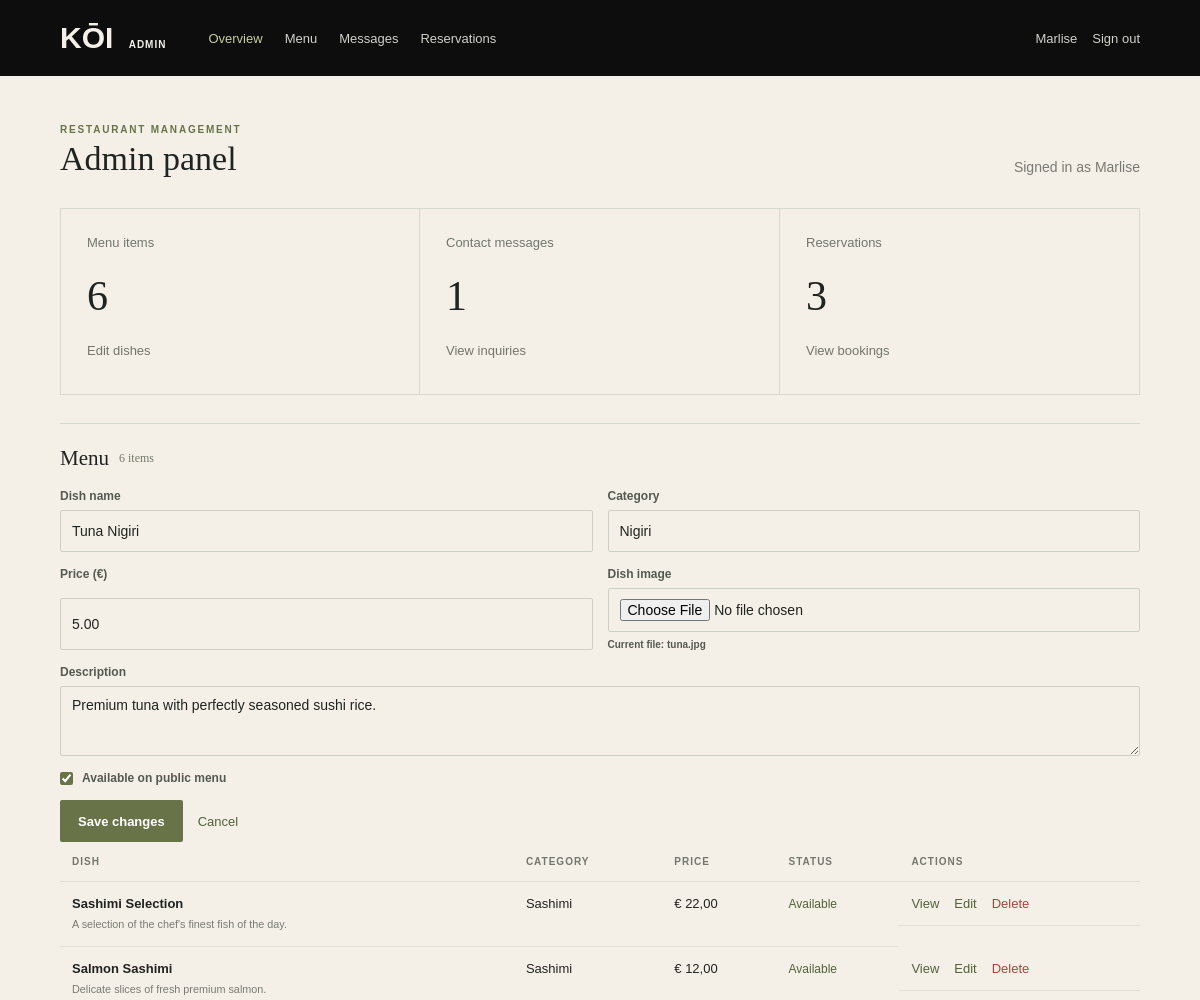
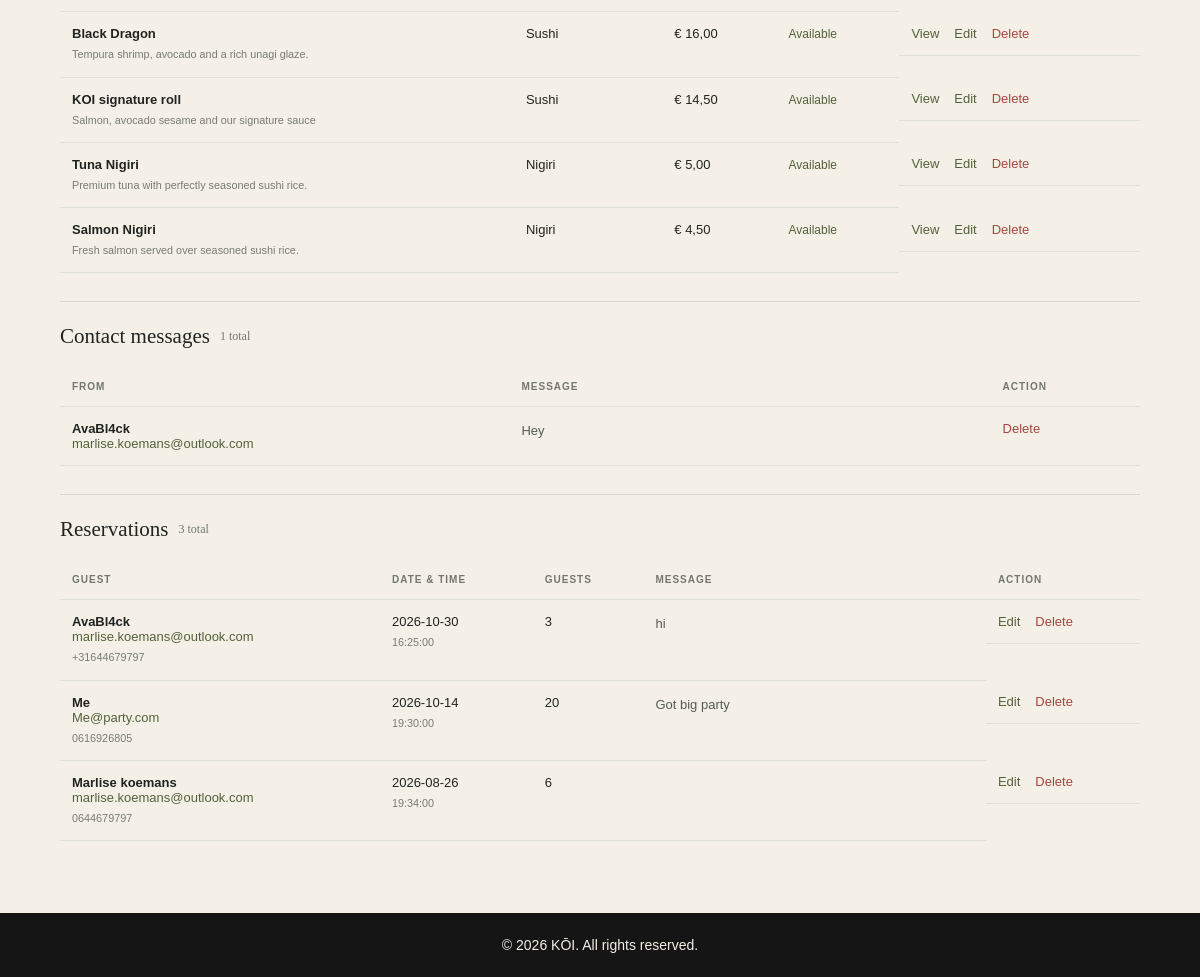
Screenshot of /Pages/admin/admin.php?edit=2 (signed in) with the database file from the repository (2 pictures, top to bottom).
### tables this page shows
CREATE TABLE `menu` (
  `id` int NOT NULL,
  `name` varchar(100) NOT NULL,
  `description` text NOT NULL,
  `price` decimal(6,2) NOT NULL,
  `category` varchar(50) NOT NULL,
  `image` varchar(255) NOT NULL,
  `available` tinyint(1) NOT NULL
);

CREATE TABLE `contact` (
  `id` int NOT NULL,
  `name` varchar(100) NOT NULL,
  `email` varchar(150) NOT NULL,
  `message` text,
  `created_at` timestamp NOT NULL DEFAULT CURRENT_TIMESTAMP
);

CREATE TABLE `reservations` (
  `id` int NOT NULL,
  `name` varchar(100) NOT NULL,
  `email` varchar(150) NOT NULL,
  `phone` varchar(30) DEFAULT NULL,
  `reservation_date` date NOT NULL,
  `reservation_time` time NOT NULL,
  `guests` int NOT NULL,
  `message` text,
  `created_at` timestamp NOT NULL DEFAULT CURRENT_TIMESTAMP
);

### Pages/admin/admin-auth.php (called while the page is built, shortened)
<?php
function admin_escape($value): string
{
    return htmlspecialchars((string) $value, ENT_QUOTES, 'UTF-8');
}

### Pages/admin/admin.php (the view, shortened to what this page needs)
<?php
require_once __DIR__ . '/admin-auth.php';
$editItem = null;
if ($editItem === null && isset($_GET['edit'])) {
    $stmt = $pdo->prepare('SELECT id, name, description, category, price, image, available FROM menu WHERE id = :id');
    $stmt->execute(['id' => (int) $_GET['edit']]);
    $editItem = $stmt->fetch(PDO::FETCH_ASSOC) ?: null;
}
$menuItems = $pdo->query('SELECT id, name, description, category, price, image, available FROM menu ORDER BY id DESC')->fetchAll(PDO::FETCH_ASSOC);
$messages = $pdo->query('SELECT id, name, email, message FROM contact ORDER BY id DESC')->fetchAll(PDO::FETCH_ASSOC);
$reservations = $pdo->query('SELECT id, name, email, phone, reservation_date, reservation_time, guests, message FROM reservations ORDER BY reservation_date DESC, reservation_time DESC')->fetchAll(PDO::FETCH_ASSOC);
require __DIR__ . '/admin-header.php';
?>
<div class="admin-page-heading">
    <div>
        <p class="admin-eyebrow">RESTAURANT MANAGEMENT</p>
        <h1>Admin panel</h1>
    </div>
    <p class="admin-muted">Signed in as <?= admin_escape($_SESSION['admin_username'] ?? 'Admin') ?></p>
</div>
<section class="admin-stat-grid" aria-label="Record totals">
    <a class="admin-stat" href="#menu">
        <span>
            Menu items
        </span>
        <strong>
            <?= count($menuItems) ?>
        </strong>
        <small>
            Edit dishes
        </small>
    </a>
    <a class="admin-stat" href="#messages">
        <span>
            Contact messages
        </span>
        <strong>
            <?= count($messages) ?>
        </strong>
        <small>
            View inquiries
        </small>
    </a>
    <a class="admin-stat" href="#reservations">
        <span>
            Reservations
        </span>
        <strong>
            <?= count($reservations) ?>
        </strong>
        <small>
            View bookings
        </small>
    </a>
</section>
<section class="admin-panel-section" id="menu">
    <h2>
        Menu
        <span class="admin-count"><?= count($menuItems) ?> items</span>
    </h2>
    <form method="post" action="admin.php#menu" class="admin-form admin-menu-form" enctype="multipart/form-data">
        <label>
            Dish name
            <input name="name" value="<?= admin_escape($editItem['name'] ?? '') ?>" required>
        </label>
        <label>
            Category
            <input name="category" value="<?= admin_escape($editItem['category'] ?? '') ?>" required>
        </label>
        <label>
            Price (€)
            <input type="number" name="price" min="0" step="0.01" value="<?= admin_escape($editItem['price'] ?? '') ?>" required>
        </label>
        <label>
            Dish image
            <input type="file" name="image_file" accept="image/*" <?= $editItem ? '' : 'required' ?>>
            <?php if (!empty($editItem['image'])): ?>
                <small>Current file: <?= admin_escape($editItem['image']) ?></small>
            <?php endif; ?>
        </label>
        <label class="admin-field-wide">
            Description
            <textarea name="description" rows="3"><?= admin_escape($editItem['description'] ?? '') ?></textarea>
        </label>
        <label class="admin-checkbox">
            <input type="checkbox" name="available" value="1" <?= !isset($editItem['available']) || $editItem['available'] ? 'checked' : '' ?>>
            Available on public menu
        </label>
        <div class="admin-form-actions">
            <button class="admin-button" type="submit">
                <?= $editItem ? 'Save changes' : 'Add dish' ?>
            </button>
            <?php if ($editItem): ?>
                <a class="admin-text-link" href="admin.php#menu">Cancel</a>
            <?php endif; ?>
        </div>
    </form>
    <div class="admin-table-wrap">
        <table class="admin-table">
            <thead>
                <tr>
                    <th>
                        Dish
                    </th>
                    <th>
                        Category
                    </th>
                    <th>
                        Price
                    </th>
                    <th>
                        Status
                    </th>
                    <th>
                        Actions
                    </th>
                </tr>
            </thead>
            <tbody>
                <?php foreach ($menuItems as $item): ?>
                    <tr>
                        <td>
                            <strong>
                                <?= admin_escape($item['name']) ?>
                            </strong>
                            <small>
                                <?= admin_escape($item['description']) ?>
                            </small>
                        </td>
                        <td><?= admin_escape($item['category']) ?></td>
                        <td>€ <?= number_format((float) $item['price'], 2, ',', '.') ?></td>
                        <td>
                            <span class="admin-status <?= $item['available'] ? 'is-available' : '' ?>">
                                <?= $item['available'] ? 'Available' : 'Hidden' ?>
                            </span>
                        </td>
                        <td class="admin-row-actions">
                            <?php if ($item['available']): ?>
                                <a class="admin-text-link" href="../menu-detail.php?id=<?= (int) $item['id'] ?>">View</a>
                            <?php endif; ?>
                            <a class="admin-text-link" href="?edit=<?= (int) $item['id'] ?>#menu">
                                Edit
                            </a>
                            <form method="post" action="admin.php#menu" onsubmit="return confirm('Delete this dish?')">
                                <button class="admin-danger-link" type="submit">
                                    Delete
                                </button>
                            </form>
                        </td>
                    </tr>
                <?php endforeach; ?>
            </tbody>
        </table>
    </div>
</section>
<section class="admin-panel-section" id="messages">
    <h2>
        Contact messages
        <span class="admin-count"><?= count($messages) ?> total</span>
    </h2>
    <div class="admin-table-wrap">
        <table class="admin-table">
            <thead>
                <tr>
                    <th>
                        From
                    </th>
                    <th>
                        Message
                    </th>
                    <th>
                        Action
                    </th>
                </tr>
            </thead>
            <tbody>
                <?php foreach ($messages as $message): ?>
                    <tr>
                        <td>
                            <strong>
                                <?= admin_escape($message['name']) ?>
                            </strong>
                            <a class="admin-email" href="mailto:<?= admin_escape($message['email']) ?>">
                                <?= admin_escape($message['email']) ?>
                            </a>
                        </td>
                        <td class="admin-message-cell"><?= nl2br(admin_escape($message['message'])) ?></td>
                        <td>
                            <form method="post" action="admin.php#messages" onsubmit="return confirm('Delete this message?')">
                                <button class="admin-danger-link" type="submit">
                                    Delete
                                </button>
                            </form>
                        </td>
                    </tr>
                <?php endforeach; ?>
            </tbody>
        </table>
    </div>
</section>
<section class="admin-panel-section" id="reservations">
    <h2>
        Reservations
        <span class="admin-count"><?= count($reservations) ?> total</span>
    </h2>
    <div class="admin-table-wrap">
        <table class="admin-table">
            <thead>
                <tr>
                    <th>
                        Guest
                    </th>
                    <th>
                        Date &amp; time
                    </th>
                    <th>
                        Guests
                    </th>
                    <th>
                        Message
                    </th>
                    <th>
                        Action
                    </th>
                </tr>
            </thead>
            <tbody>
                <?php foreach ($reservations as $reservation): ?>
                    <tr>
                        <td>
                            <strong>
                                <?= admin_escape($reservation['name']) ?>
                            </strong>
                            <a class="admin-email" href="mailto:<?= admin_escape($reservation['email']) ?>">
                                <?= admin_escape($reservation['email']) ?>
                            </a>
                            <small>
                                <?= admin_escape($reservation['phone']) ?>
                            </small>
                        </td>
                        <td>
                            <?= admin_escape($reservation['reservation_date']) ?>
                            <small>
                                <?= admin_escape($reservation['reservation_time']) ?>
                            </small>
                        </td>
                        <td><?= (int) $reservation['guests'] ?></td>
                        <td class="admin-message-cell"><?= nl2br(admin_escape($reservation['message'])) ?></td>
                        <td class="admin-row-actions">
                            <form method="post" action="admin.php#reservations">
                                <button class="admin-text-link" type="submit" >
                                    Edit
                                </button>
                            </form>
                            <form method="post" action="admin.php#reservations" onsubmit="return confirm('Delete this reservation?')">
                                <button class="admin-danger-link" type="submit">
                                    Delete
                                </button>
                            </form>
                        </td>
                    </tr>
                <?php endforeach; ?>
            </tbody>
        </table>
    </div>
</section>
</main>
<?php require __DIR__ . '/../footer.php'; ?>
</body>
</html>

### css/style.css (style rules this page uses)
* { box-sizing: border-box; margin: 0; padding: 0; }
html { scroll-behavior: smooth; }
body { background-color: #0D0D0D; color: #fff; overflow-x: hidden; }

### Pages/admin/admin.css (style rules this page uses)
.admin-body { min-height: 100vh; background: #F4F0E8; color: #20231f; font-family: Arial, sans-serif; }
.admin-logout, button.admin-text-link, .admin-danger-link { padding: 0; border: 0; background: none; cursor: pointer; font: inherit; }
.admin-page-heading { display: flex; align-items: end; justify-content: space-between; gap: 20px; margin-bottom: 30px; }
.admin-page-heading h1, .admin-auth-card h1 { margin: 5px 0 0; font: 400 34px Georgia, serif; }
.admin-eyebrow { color: #687448; font-size: 10px; font-weight: 700; letter-spacing: 1.8px; }
.admin-muted { color: #777a72; font-size: 14px; line-height: 1.6; }
.admin-stat-grid { display: grid; grid-template-columns: repeat(3, minmax(0, 1fr)); border-top: 1px solid #d7d8d0; border-bottom: 1px solid #d7d8d0; }
.admin-stat { display: grid; gap: 12px; min-height: 185px; padding: 26px; border-right: 1px solid #d7d8d0; color: inherit; text-decoration: none; }
.admin-stat:first-child { border-left: 1px solid #d7d8d0; }
.admin-stat span, .admin-stat small { color: #72766d; font-size: 13px; }
.admin-stat strong { font: 400 42px Georgia, serif; }
.admin-panel-section { margin-top: 28px; padding-top: 22px; border-top: 1px solid #d7d8d0; }
.admin-panel-section h2 { display: flex; align-items: center; gap: 10px; margin: 0 0 18px; font: 400 21px Georgia, serif; }
.admin-count { color: #74796b; font-size: 12px; }
.admin-form { display: grid; gap: 15px; }
.admin-menu-form { grid-template-columns: repeat(2, minmax(0, 1fr)); }
.admin-form label { display: grid; gap: 7px; color: #555a51; font-size: 12px; font-weight: 700; }
.admin-form input:not([type="checkbox"]), .admin-form textarea { width: 100%; min-height: 42px; padding: 10px 11px; border: 1px solid #cdd0c5; border-radius: 2px; background: #F4F0E8; color: #20231f; font: 14px Arial, sans-serif; }
.admin-form textarea { resize: vertical; }
.admin-field-wide, .admin-form-actions { grid-column: 1 / -1; }
.admin-checkbox { display: flex !important; align-items: center; gap: 9px !important; }
.admin-checkbox input { accent-color: #687448; }
.admin-form-actions, .admin-row-actions { display: flex; align-items: center; gap: 15px; }
.admin-button { display: inline-flex; align-items: center; justify-content: center; min-height: 42px; padding: 0 18px; border: 0; border-radius: 2px; background: #687448; color: #fff; cursor: pointer; font: 700 13px Arial, sans-serif; text-decoration: none; }
.admin-text-link, .admin-email { color: #53613a; font-size: 13px; text-decoration: none; }
.admin-danger-link { color: #a4473e; font-size: 13px; }
.admin-table-wrap { width: 100%; overflow-x: auto; }
.admin-table { width: 100%; border-collapse: collapse; text-align: left; }
.admin-table th, .admin-table td { padding: 14px 12px; border-bottom: 1px solid #dfe0d9; vertical-align: top; font-size: 13px; }
.admin-table th { color: #73776d; font-size: 10px; letter-spacing: 1px; text-transform: uppercase; }
.admin-table td strong, .admin-table td small, .admin-email { display: block; }
.admin-table td small { max-width: 330px; margin-top: 5px; color: #787b73; line-height: 1.5; }
.admin-message-cell { min-width: 220px; max-width: 600px; color: #555a51; line-height: 1.6; }
.admin-status { color: #8b594c; font-size: 12px; }
.admin-status.is-available { color: #53613a; }

### rows the page displays
menu: name "Tuna Nigiri", category "Nigiri", price "5.00", image "tuna.jpg", description "Premium tuna with perfectly seasoned sushi rice.", available "☑", price "5,00", shows "Available"
menu: name "Sashimi Selection", description "A selection of the chef's finest fish of the day.", category "Sashimi", price "22,00", available "Available"
menu: name "Salmon Sashimi", description "Delicate slices of fresh premium salmon.", category "Sashimi", price "12,00", available "Available"
menu: name "Black Dragon", description "Tempura shrimp, avocado and a rich unagi glaze.", category "Sushi", price "16,00", available "Available"
menu: name "KOI signature roll", description "Salmon, avocado sesame and our signature sauce", category "Sushi", price "14,50", available "Available"
menu: name "Salmon Nigiri", description "Fresh salmon served over seasoned sushi rice.", category "Nigiri", price "4,50", available "Available"
contact: name "AvaBl4ck", email "marlise.koemans@outlook.com", message "Hey"
reservations: name "AvaBl4ck", email "marlise.koemans@outlook.com", phone "+31644679797", reservation_date "2026-10-30", reservation_time "16:25:00", guests "3", message "hi"
reservations: name "Me", email "Me@party.com", phone "0616926805", reservation_date "2026-10-14", reservation_time "19:30:00", guests "20", message "Got big party"
reservations: name "Marlise koemans", email "marlise.koemans@outlook.com", phone "0644679797", reservation_date "2026-08-26", reservation_time "19:34:00", guests "6"

### other values shown
admin_escape($_SESSION['admin_username'] ?? 'Admin') "Marlise"
count($menuItems) "6"
count($messages) "1"
count($reservations) "3"
